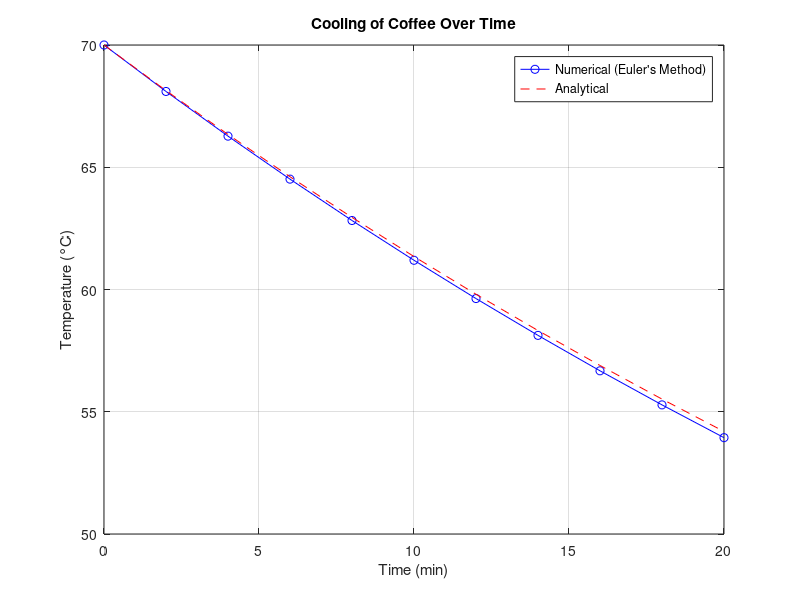

Write MATLAB code to recreate this figure.
% Parameters 
T0 = 70;         
Ta = 20;         
k = 0.019;       
t_start = 0;     
t_end = 20;      
dt = 2;          
% Initial temperature of the coffee (°C) 
% Ambient temperature (°C) 
% Proportionality constant (per minute) 
% Start time (min) 
% End time (min) 
% Step size (min) 
% Number of steps 
num_steps = (t_end - t_start) / dt; 
% Initialize arrays 
time = zeros(num_steps + 1, 1);   
% Time array 
temperature = zeros(num_steps + 1, 1);  % Temperature array 
% Set initial conditions 
time(1) = t_start; 
temperature(1) = T0; 
% Euler's method to approximate the solution 
for i = 1:num_steps 
dTdt = -k * (temperature(i) - Ta); 
temperature(i + 1) = temperature(i) + dt * dTdt; 
time(i + 1) = time(i) + dt; 
end 
% Analytical solution for comparison 
% T(t) = Ta + (T0 - Ta) * exp(-k * t) 
analytical_temperature = Ta + (T0 - Ta) * exp(-k * time);
% Plotting results 
figure; 
plot(time, temperature, 'b-o', time, analytical_temperature, 'r--'); 
xlabel('Time (min)'); 
ylabel('Temperature (°C)'); 
legend('Numerical (Euler''s Method)', 'Analytical'); 
title('Cooling of Coffee Over Time'); 
grid on;